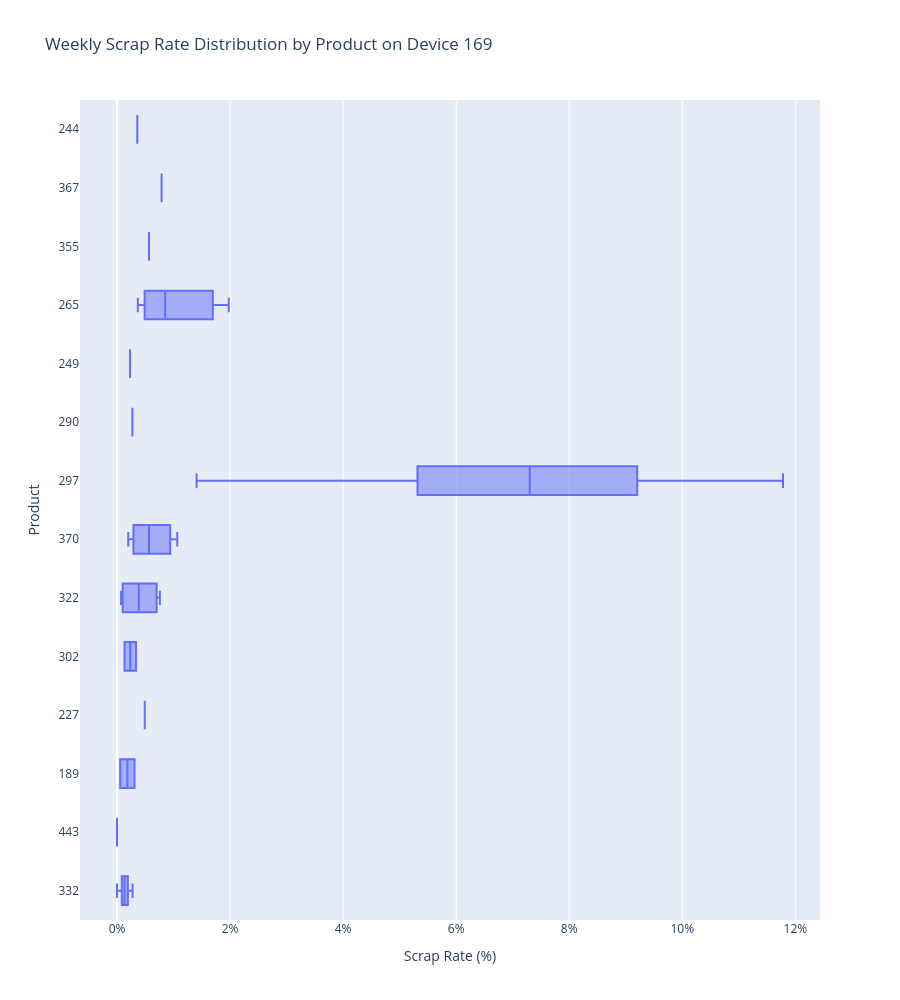

The notebook cell saved with this chart:
### Markdown cell above
## 7. Scrap investigation: Device 169 and Product 297

Device 169 is isolated first to identify which product is behind its elevated scrap rate. Product 297 stands out clearly, so its weekly behavior and performance across other machines are then compared.

### Code cell
query=""" 
WITH t1 AS
(
SELECT ProductID,DeviceID,strftime('%Y-%W',StartTime) AS WeekOfYear,SUM(QuantityScrap) AS QuantityScrap,SUM(QuantityProduced) AS QuantityProduced,SUM((julianday(EndTime)-julianday(StartTime))*24) AS TotalReportedHours, SUM(((julianday(EndTime)-julianday(StartTime))*24)-(InteruptMinutes/60.0)) AS EstimatedRunHours
FROM scamp_report_3m
GROUP BY ProductID,DeviceID,strftime('%Y-%W',StartTime)
),

t2 AS
(
SELECT *, (QuantityProduced/TotalReportedHours) AS ObservedThroughput, (QuantityProduced/EstimatedRunHours) AS RunTimeThroughput
FROM t1

)

SELECT *,(RunTimeThroughput - ObservedThroughput)*100/RunTimeThroughput AS EstimatedThroughputLossPct
FROM t2



"""

df=run_query(query,conn)
df.head(10)

df["DeviceID"]=df["DeviceID"].astype(str)
df["ProductID"]=df["ProductID"].astype(str)

df=df[df["DeviceID"]=="169"]
df.head(10)

e=df.groupby(["WeekOfYear","ProductID"], as_index=False).agg(
    QuantityProduced=("QuantityProduced","sum"),
    QuantityScrap=("QuantityScrap","sum"),
).sort_values(["WeekOfYear","ProductID"])
e["ScrapRate"]=e["QuantityScrap"]/e["QuantityProduced"]*100
print(e.head(30))

fig=px.box(
    e,
    x="ScrapRate",
    y="ProductID",
    title="Weekly Scrap Rate Distribution by Product on Device 169",
    labels={
        "ScrapRate": "Scrap Rate (%)",
        "ProductID": "Product"
    }
)

fig.update_layout(
    height=1000
)
fig.update_xaxes(ticksuffix="%", automargin=True)
fig.update_yaxes(automargin=True)

fig.show()

### Figure 1 — Plotly figure (JSON) as saved in the notebook; plotly's stock layout.template omitted (floating-point values rounded to 4 significant figures)
{"data": [{"alignmentgroup": "True", "hovertemplate": "Scrap Rate (%)=%{x}<br>Product=%{y}<extra></extra>", "legendgroup": "", "marker": {"color": "#636efa"}, "name": "", "notched": false, "offsetgroup": "", "orientation": "h", "showlegend": false, "type": "box", "x": [0.0, 0.0, 0.05661, 0.2756, 0.4909, 0.113, 0.3358, 0.7583, 0.1638, 0.5656, 9.203, 0.133, 8.45, 0.3104, 6.153, 0.2723, 11.78, 0.07289, 0.2304, 1.977, 0.6438, 0.5668, 1.066, null, 0.1333, 0.1987, 0.8516, 0.1279, 0.7888, 0.3592, 0.3682, 5.315, 1.408], "x0": " ", "xaxis": "x", "y": ["332", "443", "189", "332", "227", "332", "302", "322", "332", "370", "297", "302", "297", "189", "297", "290", "297", "322", "249", "265", "322", "355", "370", "227", "332", "370", "265", "322", "367", "244", "265", "297", "297"], "y0": " ", "yaxis": "y"}], "layout": {"boxmode": "group", "height": 1000, "legend": {"tracegroupgap": 0}, "title": {"text": "Weekly Scrap Rate Distribution by Product on Device 169"}, "xaxis": {"anchor": "y", "automargin": true, "domain": [0.0, 1.0], "ticksuffix": "%", "title": {"text": "Scrap Rate (%)"}}, "yaxis": {"anchor": "x", "automargin": true, "domain": [0.0, 1.0], "title": {"text": "Product"}}}}
